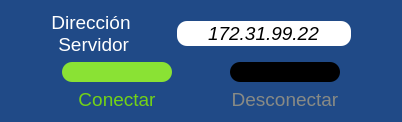
       <widget class="QGroupBox" name="gbComunicacion">
        <property name="palette">
         <palette>
          <active>
           <colorrole role="Button">
            <brush brushstyle="SolidPattern">
             <color alpha="255">
              <red>32</red>
              <green>74</green>
              <blue>135</blue>
             </color>
            </brush>
           </colorrole>
           <colorrole role="Base">
            <brush brushstyle="SolidPattern">
             <color alpha="255">
              <red>32</red>
              <green>74</green>
              <blue>135</blue>
             </color>
            </brush>
           </colorrole>
           <colorrole role="Window">
            <brush brushstyle="SolidPattern">
             <color alpha="255">
              <red>32</red>
              <green>74</green>
              <blue>135</blue>
             </color>
            </brush>
           </colorrole>
          </active>
          <inactive>
           <colorrole role="Button">
            <brush brushstyle="SolidPattern">
             <color alpha="255">
              <red>32</red>
              <green>74</green>
              <blue>135</blue>
             </color>
            </brush>
           </colorrole>
           <colorrole role="Base">
            <brush brushstyle="SolidPattern">
             <color alpha="255">
              <red>32</red>
              <green>74</green>
              <blue>135</blue>
             </color>
            </brush>
           </colorrole>
           <colorrole role="Window">
            <brush brushstyle="SolidPattern">
             <color alpha="255">
              <red>32</red>
              <green>74</green>
              <blue>135</blue>
             </color>
            </brush>
           </colorrole>
          </inactive>
          <disabled>
           <colorrole role="Button">
            <brush brushstyle="SolidPattern">
             <color alpha="255">
              <red>32</red>
              <green>74</green>
              <blue>135</blue>
             </color>
            </brush>
           </colorrole>
           <colorrole role="Base">
            <brush brushstyle="SolidPattern">
             <color alpha="255">
              <red>32</red>
              <green>74</green>
              <blue>135</blue>
             </color>
            </brush>
           </colorrole>
           <colorrole role="Window">
            <brush brushstyle="SolidPattern">
             <color alpha="255">
              <red>32</red>
              <green>74</green>
              <blue>135</blue>
             </color>
            </brush>
           </colorrole>
          </disabled>
         </palette>
        </property>
        <property name="font">
         <font>
          <family>Ubuntu Light</family>
          <pointsize>13</pointsize>
          <weight>75</weight>
          <bold>true</bold>
         </font>
        </property>
        <property name="styleSheet">
         <string notr="true">background-color: rgb(32, 74, 135);
border-width: 5px;
border-radius: 10px;</string>
        </property>
        <property name="title">
         <string/>
        </property>
        <layout class="QGridLayout" name="gridLayout_2">
         <item row="0" column="0">
          <layout class="QVBoxLayout" name="verticalLayout_6">
           <item>
            <layout class="QHBoxLayout" name="horizontalLayout">
             <item>
              <spacer name="horizontalSpacer_4">
               <property name="orientation">
                <enum>Qt::Horizontal</enum>
               </property>
               <property name="sizeHint" stdset="0">
                <size>
                 <width>40</width>
                 <height>20</height>
                </size>
               </property>
              </spacer>
             </item>
             <item>
              <widget class="QLabel" name="lbDirecIP">
               <property name="palette">
                <palette>
                 <active>
                  <colorrole role="WindowText">
                   <brush brushstyle="SolidPattern">
                    <color alpha="255">
                     <red>255</red>
                     <green>255</green>
                     <blue>255</blue>
                    </color>
                   </brush>
                  </colorrole>
                  <colorrole role="Button">
                   <brush brushstyle="SolidPattern">
                    <color alpha="255">
                     <red>32</red>
                     <green>74</green>
                     <blue>135</blue>
                    </color>
                   </brush>
                  </colorrole>
                  <colorrole role="Base">
                   <brush brushstyle="SolidPattern">
                    <color alpha="255">
                     <red>32</red>
                     <green>74</green>
                     <blue>135</blue>
                    </color>
                   </brush>
                  </colorrole>
                  <colorrole role="Window">
                   <brush brushstyle="SolidPattern">
                    <color alpha="255">
                     <red>32</red>
                     <green>74</green>
                     <blue>135</blue>
                    </color>
                   </brush>
                  </colorrole>
                 </active>
                 <inactive>
                  <colorrole role="WindowText">
                   <brush brushstyle="SolidPattern">
                    <color alpha="255">
                     <red>255</red>
                     <green>255</green>
                     <blue>255</blue>
                    </color>
                   </brush>
                  </colorrole>
                  <colorrole role="Button">
                   <brush brushstyle="SolidPattern">
                    <color alpha="255">
                     <red>32</red>
                     <green>74</green>
                     <blue>135</blue>
                    </color>
                   </brush>
                  </colorrole>
                  <colorrole role="Base">
                   <brush brushstyle="SolidPattern">
                    <color alpha="255">
                     <red>32</red>
                     <green>74</green>
                     <blue>135</blue>
                    </color>
                   </brush>
                  </colorrole>
                  <colorrole role="Window">
                   <brush brushstyle="SolidPattern">
                    <color alpha="255">
                     <red>32</red>
                     <green>74</green>
                     <blue>135</blue>
                    </color>
                   </brush>
                  </colorrole>
                 </inactive>
                 <disabled>
                  <colorrole role="WindowText">
                   <brush brushstyle="SolidPattern">
                    <color alpha="255">
                     <red>190</red>
                     <green>190</green>
                     <blue>190</blue>
                    </color>
                   </brush>
                  </colorrole>
                  <colorrole role="Button">
                   <brush brushstyle="SolidPattern">
                    <color alpha="255">
                     <red>32</red>
                     <green>74</green>
                     <blue>135</blue>
                    </color>
                   </brush>
                  </colorrole>
                  <colorrole role="Base">
                   <brush brushstyle="SolidPattern">
                    <color alpha="255">
                     <red>32</red>
                     <green>74</green>
                     <blue>135</blue>
                    </color>
                   </brush>
                  </colorrole>
                  <colorrole role="Window">
                   <brush brushstyle="SolidPattern">
                    <color alpha="255">
                     <red>32</red>
                     <green>74</green>
                     <blue>135</blue>
                    </color>
                   </brush>
                  </colorrole>
                 </disabled>
                </palette>
               </property>
               <property name="font">
                <font>
                 <pointsize>14</pointsize>
                </font>
               </property>
               <property name="text">
                <string>Dirección 
 Servidor</string>
               </property>
               <property name="textFormat">
                <enum>Qt::AutoText</enum>
               </property>
               <property name="scaledContents">
                <bool>false</bool>
               </property>
               <property name="alignment">
                <set>Qt::AlignCenter</set>
               </property>
               <property name="wordWrap">
                <bool>true</bool>
               </property>
              </widget>
             </item>
             <item>
              <spacer name="horizontalSpacer">
               <property name="orientation">
                <enum>Qt::Horizontal</enum>
               </property>
               <property name="sizeHint" stdset="0">
                <size>
                 <width>40</width>
                 <height>20</height>
                </size>
               </property>
              </spacer>
             </item>
             <item>
              <widget class="QLineEdit" name="leDireccionIP">
               <property name="font">
                <font>
                 <pointsize>14</pointsize>
                 <italic>true</italic>
                </font>
               </property>
               <property name="styleSheet">
                <string notr="true">background-color: rgb(255, 255, 255);</string>
               </property>
               <property name="text">
                <string>172.31.99.22</string>
               </property>
               <property name="alignment">
                <set>Qt::AlignCenter</set>
               </property>
              </widget>
             </item>
             <item>
              <spacer name="horizontalSpacer_3">
               <property name="orientation">
                <enum>Qt::Horizontal</enum>
               </property>
               <property name="sizeHint" stdset="0">
                <size>
                 <width>40</width>
                 <height>20</height>
                </size>
               </property>
              </spacer>
             </item>
            </layout>
           </item>
           <item>
            <layout class="QHBoxLayout" name="horizontalLayout_6">
             <item>
              <spacer name="horizontalSpacer_6">
               <property name="orientation">
                <enum>Qt::Horizontal</enum>
               </property>
               <property name="sizeHint" stdset="0">
                <size>
                 <width>40</width>
                 <height>20</height>
                </size>
               </property>
              </spacer>
             </item>
             <item>
              <layout class="QVBoxLayout" name="verticalLayout_4">
               <item>
                <widget class="QPushButton" name="pbConectar">
                 <property name="minimumSize">
                  <size>
                   <width>110</width>
                   <height>0</height>
                  </size>
                 </property>
                 <property name="palette">
                  <palette>
                   <active>
                    <colorrole role="Button">
                     <brush brushstyle="SolidPattern">
                      <color alpha="255">
                       <red>138</red>
                       <green>226</green>
                       <blue>52</blue>
                      </color>
                     </brush>
                    </colorrole>
                    <colorrole role="Base">
                     <brush brushstyle="SolidPattern">
                      <color alpha="255">
                       <red>138</red>
                       <green>226</green>
                       <blue>52</blue>
                      </color>
                     </brush>
                    </colorrole>
                    <colorrole role="Window">
                     <brush brushstyle="SolidPattern">
                      <color alpha="255">
                       <red>138</red>
                       <green>226</green>
                       <blue>52</blue>
                      </color>
                     </brush>
                    </colorrole>
                   </active>
                   <inactive>
                    <colorrole role="Button">
                     <brush brushstyle="SolidPattern">
                      <color alpha="255">
                       <red>138</red>
                       <green>226</green>
                       <blue>52</blue>
                      </color>
                     </brush>
                    </colorrole>
                    <colorrole role="Base">
                     <brush brushstyle="SolidPattern">
                      <color alpha="255">
                       <red>138</red>
                       <green>226</green>
                       <blue>52</blue>
                      </color>
                     </brush>
                    </colorrole>
                    <colorrole role="Window">
                     <brush brushstyle="SolidPattern">
                      <color alpha="255">
                       <red>138</red>
                       <green>226</green>
                       <blue>52</blue>
                      </color>
                     </brush>
                    </colorrole>
                   </inactive>
                   <disabled>
                    <colorrole role="Button">
                     <brush brushstyle="SolidPattern">
                      <color alpha="255">
                       <red>138</red>
                       <green>226</green>
                       <blue>52</blue>
                      </color>
                     </brush>
                    </colorrole>
                    <colorrole role="Base">
                     <brush brushstyle="SolidPattern">
                      <color alpha="255">
                       <red>138</red>
                       <green>226</green>
                       <blue>52</blue>
                      </color>
                     </brush>
                    </colorrole>
                    <colorrole role="Window">
                     <brush brushstyle="SolidPattern">
                      <color alpha="255">
                       <red>138</red>
                       <green>226</green>
                       <blue>52</blue>
                      </color>
                     </brush>
                    </colorrole>
                   </disabled>
                  </palette>
                 </property>
                 <property name="font">
                  <font>
                   <pointsize>13</pointsize>
                  </font>
                 </property>
                 <property name="styleSheet">
                  <string notr="true">background-color: rgb(138, 226, 52);
border-width: 5px;
border-radius: 10px;
</string>
                 </property>
                 <property name="text">
                  <string/>
                 </property>
                 <property name="icon">
                  <iconset resource="imagenes.qrc">
                   <normaloff>:/imagenes/conectar.png</normaloff>:/imagenes/conectar.png</iconset>
                 </property>
                 <property name="iconSize">
                  <size>
                   <width>60</width>
                   <height>50</height>
                  </size>
                 </property>
                </widget>
               </item>
               <item>
                <widget class="QLabel" name="lb_Conectar">
                 <property name="palette">
                  <palette>
                   <active>
                    <colorrole role="WindowText">
                     <brush brushstyle="SolidPattern">
                      <color alpha="255">
                       <red>115</red>
                       <green>210</green>
                       <blue>22</blue>
                      </color>
                     </brush>
                    </colorrole>
                    <colorrole role="Button">
                     <brush brushstyle="SolidPattern">
                      <color alpha="255">
                       <red>32</red>
                       <green>74</green>
                       <blue>135</blue>
                      </color>
                     </brush>
                    </colorrole>
                    <colorrole role="Base">
                     <brush brushstyle="SolidPattern">
                      <color alpha="255">
                       <red>32</red>
                       <green>74</green>
                       <blue>135</blue>
                      </color>
                     </brush>
                    </colorrole>
                    <colorrole role="Window">
                     <brush brushstyle="SolidPattern">
                      <color alpha="255">
                       <red>32</red>
                       <green>74</green>
                       <blue>135</blue>
                      </color>
                     </brush>
                    </colorrole>
                   </active>
                   <inactive>
                    <colorrole role="WindowText">
                     <brush brushstyle="SolidPattern">
                      <color alpha="255">
                       <red>115</red>
                       <green>210</green>
                       <blue>22</blue>
                      </color>
                     </brush>
                    </colorrole>
                    <colorrole role="Button">
                     <brush brushstyle="SolidPattern">
                      <color alpha="255">
                       <red>32</red>
                       <green>74</green>
                       <blue>135</blue>
                      </color>
                     </brush>
                    </colorrole>
                    <colorrole role="Base">
                     <brush brushstyle="SolidPattern">
                      <color alpha="255">
                       <red>32</red>
                       <green>74</green>
                       <blue>135</blue>
                      </color>
                     </brush>
                    </colorrole>
                    <colorrole role="Window">
                     <brush brushstyle="SolidPattern">
                      <color alpha="255">
                       <red>32</red>
                       <green>74</green>
                       <blue>135</blue>
                      </color>
                     </brush>
                    </colorrole>
                   </inactive>
                   <disabled>
                    <colorrole role="WindowText">
                     <brush brushstyle="SolidPattern">
                      <color alpha="255">
                       <red>190</red>
                       <green>190</green>
                       <blue>190</blue>
                      </color>
                     </brush>
                    </colorrole>
                    <colorrole role="Button">
                     <brush brushstyle="SolidPattern">
                      <color alpha="255">
                       <red>32</red>
                       <green>74</green>
                       <blue>135</blue>
                      </color>
                     </brush>
                    </colorrole>
                    <colorrole role="Base">
                     <brush brushstyle="SolidPattern">
                      <color alpha="255">
                       <red>32</red>
                       <green>74</green>
                       <blue>135</blue>
                      </color>
                     </brush>
                    </colorrole>
                    <colorrole role="Window">
                     <brush brushstyle="SolidPattern">
                      <color alpha="255">
                       <red>32</red>
                       <green>74</green>
                       <blue>135</blue>
                      </color>
                     </brush>
                    </colorrole>
                   </disabled>
                  </palette>
                 </property>
                 <property name="font">
                  <font>
                   <pointsize>14</pointsize>
                  </font>
                 </property>
                 <property name="text">
                  <string>Conectar</string>
                 </property>
                 <property name="alignment">
                  <set>Qt::AlignCenter</set>
                 </property>
                </widget>
               </item>
              </layout>
             </item>
             <item>
              <spacer name="horizontalSpacer_5">
               <property name="orientation">
                <enum>Qt::Horizontal</enum>
               </property>
               <property name="sizeHint" stdset="0">
                <size>
                 <width>40</width>
                 <height>20</height>
                </size>
               </property>
              </spacer>
             </item>
             <item>
              <layout class="QVBoxLayout" name="verticalLayout_5">
               <item>
                <widget class="QPushButton" name="pbDesconectar">
                 <property name="enabled">
                  <bool>false</bool>
                 </property>
                 <property name="minimumSize">
                  <size>
                   <width>110</width>
                   <height>0</height>
                  </size>
                 </property>
                 <property name="font">
                  <font>
                   <pointsize>13</pointsize>
                  </font>
                 </property>
                 <property name="styleSheet">
                  <string notr="true">background-color: rgb(0, 0, 0);
border-width: 5px;
border-radius: 10px;
</string>
                 </property>
                 <property name="text">
                  <string/>
                 </property>
                 <property name="icon">
                  <iconset resource="imagenes.qrc">
                   <normaloff>:/imagenes/disconneected.png</normaloff>:/imagenes/disconneected.png</iconset>
                 </property>
                 <property name="iconSize">
                  <size>
                   <width>50</width>
                   <height>50</height>
                  </size>
                 </property>
                </widget>
               </item>
               <item>
                <widget class="QLabel" name="lbDesconectar">
                 <property name="palette">
                  <palette>
                   <active>
                    <colorrole role="WindowText">
                     <brush brushstyle="SolidPattern">
                      <color alpha="255">
                       <red>136</red>
                       <green>138</green>
                       <blue>133</blue>
                      </color>
                     </brush>
                    </colorrole>
                    <colorrole role="Button">
                     <brush brushstyle="SolidPattern">
                      <color alpha="255">
                       <red>32</red>
                       <green>74</green>
                       <blue>135</blue>
                      </color>
                     </brush>
                    </colorrole>
                    <colorrole role="Base">
                     <brush brushstyle="SolidPattern">
                      <color alpha="255">
                       <red>32</red>
                       <green>74</green>
                       <blue>135</blue>
                      </color>
                     </brush>
                    </colorrole>
                    <colorrole role="Window">
                     <brush brushstyle="SolidPattern">
                      <color alpha="255">
                       <red>32</red>
                       <green>74</green>
                       <blue>135</blue>
                      </color>
                     </brush>
                    </colorrole>
                   </active>
                   <inactive>
                    <colorrole role="WindowText">
                     <brush brushstyle="SolidPattern">
                      <color alpha="255">
                       <red>136</red>
                       <green>138</green>
                       <blue>133</blue>
                      </color>
                     </brush>
                    </colorrole>
                    <colorrole role="Button">
                     <brush brushstyle="SolidPattern">
                      <color alpha="255">
                       <red>32</red>
                       <green>74</green>
                       <blue>135</blue>
                      </color>
                     </brush>
                    </colorrole>
                    <colorrole role="Base">
                     <brush brushstyle="SolidPattern">
                      <color alpha="255">
                       <red>32</red>
                       <green>74</green>
                       <blue>135</blue>
                      </color>
                     </brush>
                    </colorrole>
                    <colorrole role="Window">
                     <brush brushstyle="SolidPattern">
                      <color alpha="255">
                       <red>32</red>
                       <green>74</green>
                       <blue>135</blue>
                      </color>
                     </brush>
                    </colorrole>
                   </inactive>
                   <disabled>
                    <colorrole role="WindowText">
                     <brush brushstyle="SolidPattern">
                      <color alpha="255">
                       <red>190</red>
                       <green>190</green>
                       <blue>190</blue>
                      </color>
                     </brush>
                    </colorrole>
                    <colorrole role="Button">
                     <brush brushstyle="SolidPattern">
                      <color alpha="255">
                       <red>32</red>
                       <green>74</green>
                       <blue>135</blue>
                      </color>
                     </brush>
                    </colorrole>
                    <colorrole role="Base">
                     <brush brushstyle="SolidPattern">
                      <color alpha="255">
                       <red>32</red>
                       <green>74</green>
                       <blue>135</blue>
                      </color>
                     </brush>
                    </colorrole>
                    <colorrole role="Window">
                     <brush brushstyle="SolidPattern">
                      <color alpha="255">
                       <red>32</red>
                       <green>74</green>
                       <blue>135</blue>
                      </color>
                     </brush>
                    </colorrole>
                   </disabled>
                  </palette>
                 </property>
                 <property name="font">
                  <font>
                   <pointsize>14</pointsize>
                  </font>
                 </property>
                 <property name="text">
                  <string>Desconectar</string>
                 </property>
                 <property name="alignment">
                  <set>Qt::AlignCenter</set>
                 </property>
                </widget>
               </item>
              </layout>
             </item>
             <item>
              <spacer name="horizontalSpacer_7">
               <property name="orientation">
                <enum>Qt::Horizontal</enum>
               </property>
               <property name="sizeHint" stdset="0">
                <size>
                 <width>40</width>
                 <height>20</height>
                </size>
               </property>
              </spacer>
             </item>
            </layout>
           </item>
          </layout>
         </item>
        </layout>
       </widget>
